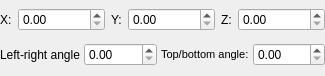
<?xml version="1.0" encoding="UTF-8"?>
<ui version="4.0">
 <class>VectorChooser</class>
 <widget class="QWidget" name="VectorChooser">
  <property name="geometry">
   <rect>
    <x>0</x>
    <y>0</y>
    <width>325</width>
    <height>76</height>
   </rect>
  </property>
  <property name="windowTitle">
   <string>Form</string>
  </property>
  <layout class="QVBoxLayout" name="verticalLayout">
   <property name="spacing">
    <number>4</number>
   </property>
   <property name="margin">
    <number>0</number>
   </property>
   <item>
    <layout class="QHBoxLayout" name="horizontalLayout">
     <property name="spacing">
      <number>6</number>
     </property>
     <item>
      <widget class="QLabel" name="labelX">
       <property name="text">
        <string>X:</string>
       </property>
      </widget>
     </item>
     <item>
      <widget class="QDoubleSpinBox" name="spinboxX">
       <property name="sizePolicy">
        <sizepolicy hsizetype="Expanding" vsizetype="Fixed">
         <horstretch>0</horstretch>
         <verstretch>0</verstretch>
        </sizepolicy>
       </property>
      </widget>
     </item>
     <item>
      <widget class="QLabel" name="labelY">
       <property name="text">
        <string>Y:</string>
       </property>
      </widget>
     </item>
     <item>
      <widget class="QDoubleSpinBox" name="spinBoxY">
       <property name="sizePolicy">
        <sizepolicy hsizetype="Expanding" vsizetype="Fixed">
         <horstretch>0</horstretch>
         <verstretch>0</verstretch>
        </sizepolicy>
       </property>
      </widget>
     </item>
     <item>
      <widget class="QLabel" name="labelZ">
       <property name="text">
        <string>Z:</string>
       </property>
      </widget>
     </item>
     <item>
      <widget class="QDoubleSpinBox" name="spinBoxZ">
       <property name="sizePolicy">
        <sizepolicy hsizetype="Expanding" vsizetype="Fixed">
         <horstretch>0</horstretch>
         <verstretch>0</verstretch>
        </sizepolicy>
       </property>
      </widget>
     </item>
    </layout>
   </item>
   <item>
    <layout class="QHBoxLayout" name="horizontalLayout_2">
     <item>
      <widget class="QLabel" name="labelPhi">
       <property name="text">
        <string>Left-right angle</string>
       </property>
      </widget>
     </item>
     <item>
      <widget class="QDoubleSpinBox" name="spinBoxPhi">
       <property name="sizePolicy">
        <sizepolicy hsizetype="Expanding" vsizetype="Fixed">
         <horstretch>0</horstretch>
         <verstretch>0</verstretch>
        </sizepolicy>
       </property>
      </widget>
     </item>
     <item>
      <widget class="QLabel" name="labelTheta">
       <property name="sizePolicy">
        <sizepolicy hsizetype="Preferred" vsizetype="Fixed">
         <horstretch>0</horstretch>
         <verstretch>0</verstretch>
        </sizepolicy>
       </property>
       <property name="text">
        <string>&lt;!DOCTYPE HTML PUBLIC &quot;-//W3C//DTD HTML 4.0//EN&quot; &quot;http://www.w3.org/TR/REC-html40/strict.dtd&quot;&gt;
&lt;html&gt;&lt;head&gt;&lt;meta name=&quot;qrichtext&quot; content=&quot;1&quot; /&gt;&lt;style type=&quot;text/css&quot;&gt;
p, li { white-space: pre-wrap; }
&lt;/style&gt;&lt;/head&gt;&lt;body style=&quot; font-family:'Sans'; font-size:8pt; font-weight:400; font-style:normal;&quot;&gt;
&lt;p style=&quot; margin-top:0px; margin-bottom:0px; margin-left:0px; margin-right:0px; -qt-block-indent:0; text-indent:0px;&quot;&gt;Top/bottom angle:&lt;/p&gt;&lt;/body&gt;&lt;/html&gt;</string>
       </property>
       <property name="textFormat">
        <enum>Qt::AutoText</enum>
       </property>
       <property name="wordWrap">
        <bool>true</bool>
       </property>
      </widget>
     </item>
     <item>
      <widget class="QDoubleSpinBox" name="spinBoxTheta">
       <property name="sizePolicy">
        <sizepolicy hsizetype="Expanding" vsizetype="Fixed">
         <horstretch>0</horstretch>
         <verstretch>0</verstretch>
        </sizepolicy>
       </property>
      </widget>
     </item>
    </layout>
   </item>
  </layout>
 </widget>
 <resources/>
 <connections/>
</ui>
